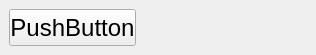
<?xml version="1.0" encoding="UTF-8"?>
<ui version="4.0">
 <class>Form</class>
 <widget class="QWidget" name="Form">
  <property name="geometry">
   <rect>
    <x>0</x>
    <y>0</y>
    <width>316</width>
    <height>55</height>
   </rect>
  </property>
  <property name="windowTitle">
   <string>Form</string>
  </property>
  <widget class="QPushButton" name="circleButton">
   <property name="geometry">
    <rect>
     <x>9</x>
     <y>9</y>
     <width>127</width>
     <height>37</height>
    </rect>
   </property>
   <property name="font">
    <font>
     <pointsize>18</pointsize>
    </font>
   </property>
   <property name="text">
    <string>PushButton</string>
   </property>
  </widget>
 </widget>
 <resources/>
 <connections/>
</ui>
